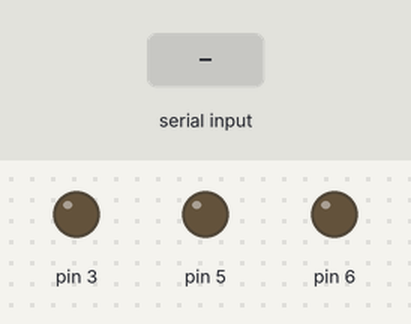
The sketch below on a simulated Arduino Uno, built with avr-gcc and run on an emulated ATmega328P. On the bench: output pins drawn as LEDs (lit = HIGH). Inputs (shaded band) come from the test bench.

Above: at 1.2 s.
1.3 s: "90,45,200\n" received over Serial
At 1.9 s:
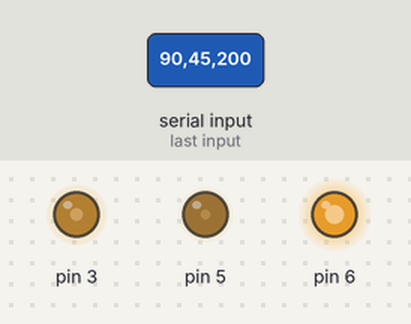
2.8 s: "30,150,10\n" received over Serial
At 4.0 s:
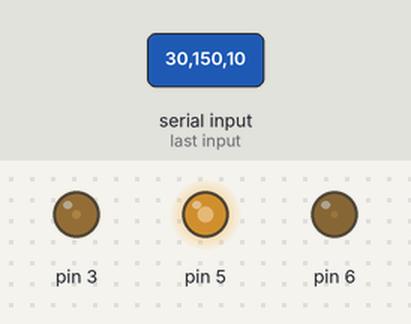
4.3 s: "90,45\n" received over Serial
At 5.9 s:
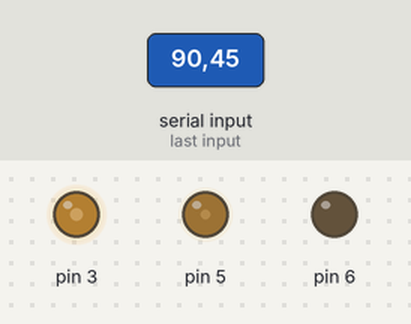
6.8 s: "30,150\n" received over Serial
At 9.0 s:
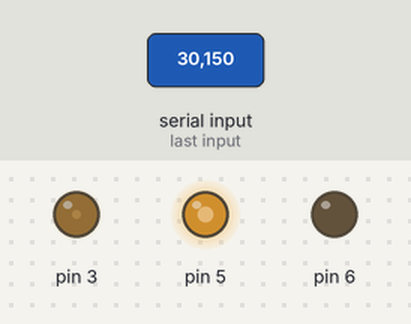
9.3 s: "5\n" received over Serial
At 12.1 s:
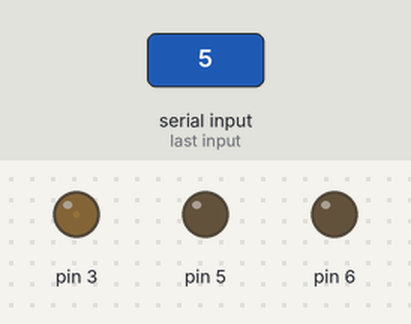
12.3 s: "90\n" received over Serial
At 15.1 s:
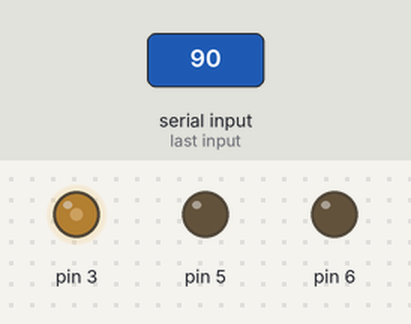
Timing chart, 0 to 16.3 s (numbered marks = the images above; inputs shaded):
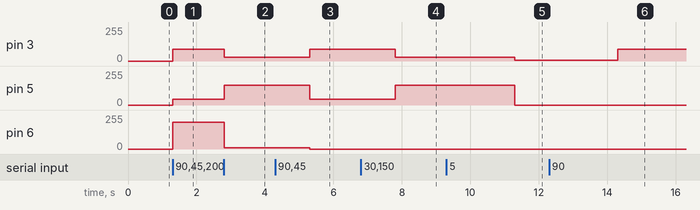

The sketch:

RGB_device.ino
```cpp
void setup() {
  Serial.begin(9600);

}

void loop() {
  if (Serial.available() > 0 ){

    int red = Serial.parseInt();
    int green = Serial.parseInt();
    int blue = Serial.parseInt();

    Serial.read();


    analogWrite(3, red); analogWrite(5, green); analogWrite(6, blue);
  }
}
```

Measured:
- after the input at 1.3 s, pin 3: 0/255 → 90/255 at once; pin 5: 0/255 → 45/255 at once; pin 6: 0/255 → 200/255 at once
- after the input at 2.8 s, pin 3: 90/255 → 30/255 at once; pin 5: 45/255 → 150/255 at once; pin 6: 200/255 → 10/255 at once
- after the input at 4.3 s, pin 3: 30/255 → 90/255 after 1.0 s; pin 5: 150/255 → 45/255 after 1.0 s; pin 6: 10/255 → 0/255 after 1.0 s
- after the input at 6.8 s, pin 3: 90/255 → 30/255 after 1.0 s; pin 5: 45/255 → 150/255 after 1.0 s
- after the input at 9.3 s, pin 3: 30/255 → 5/255 after 2.0 s; pin 5: 150/255 → 0/255 after 2.0 s
- after the input at 12.3 s, pin 3: 5/255 → 90/255 after 2.0 s
